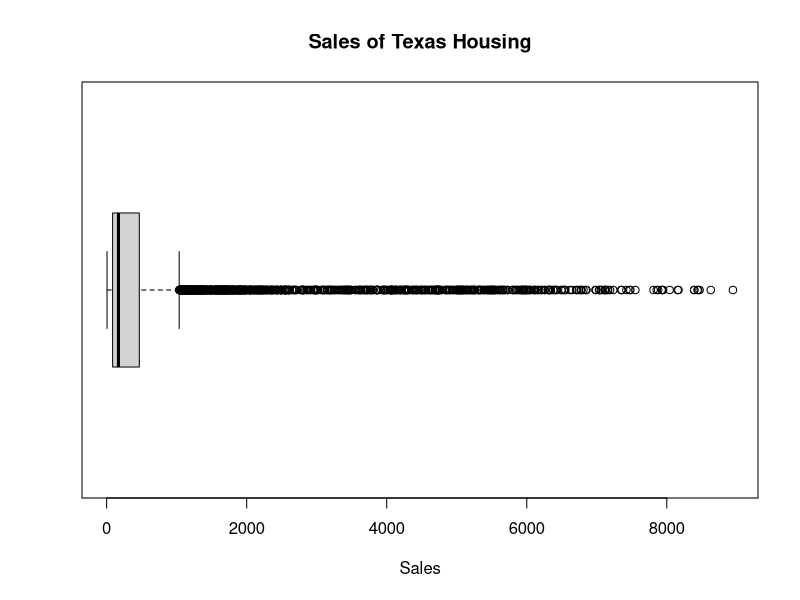
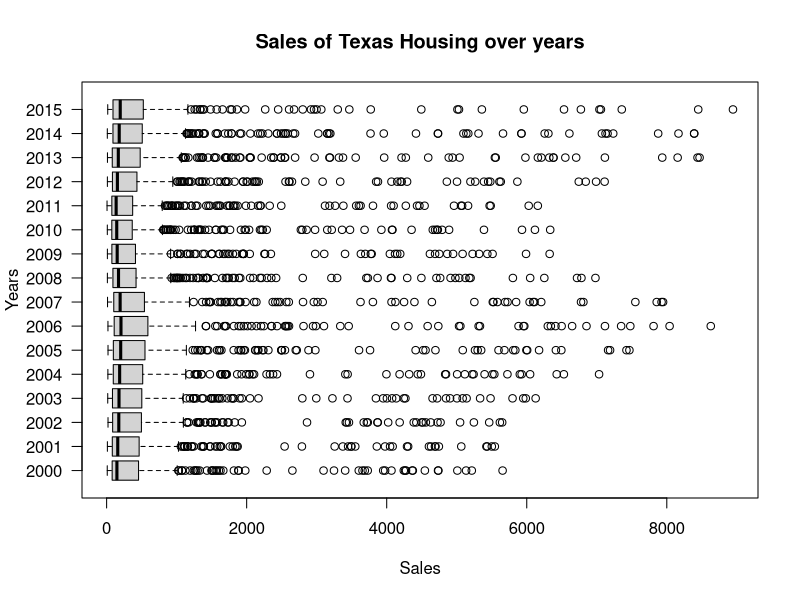
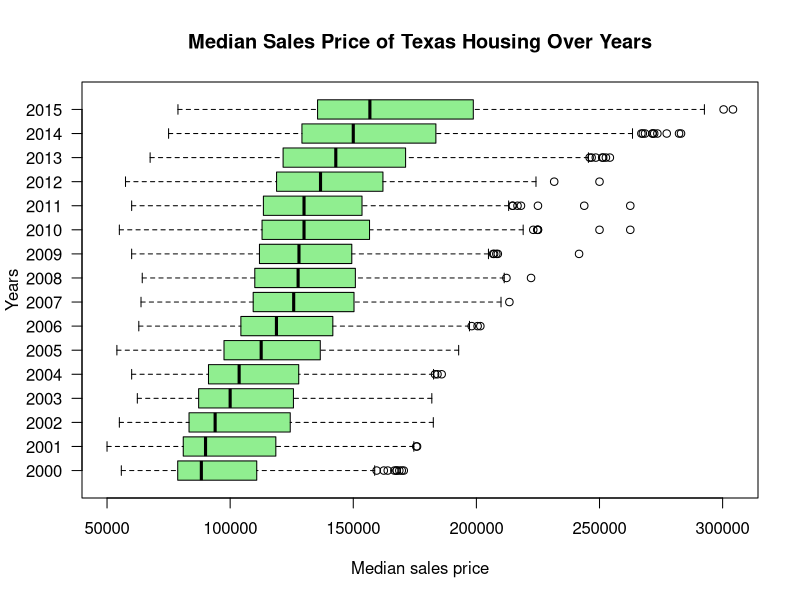
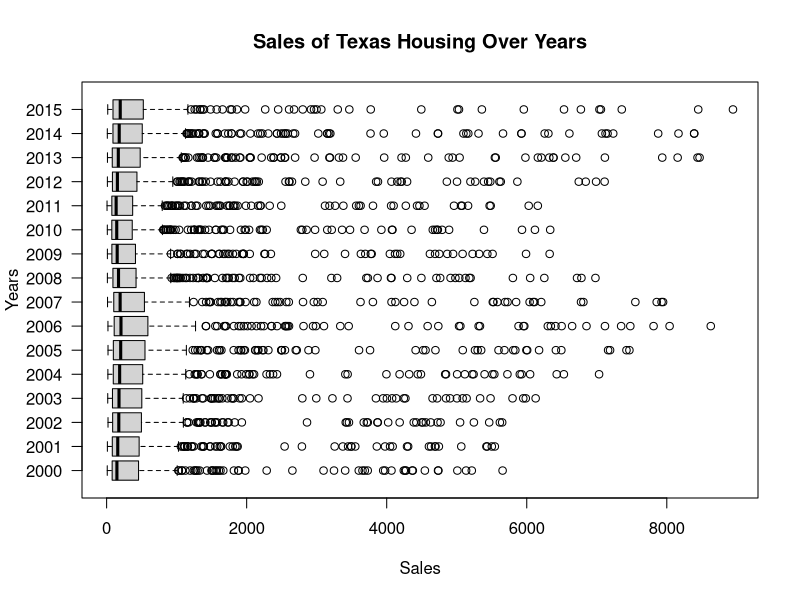
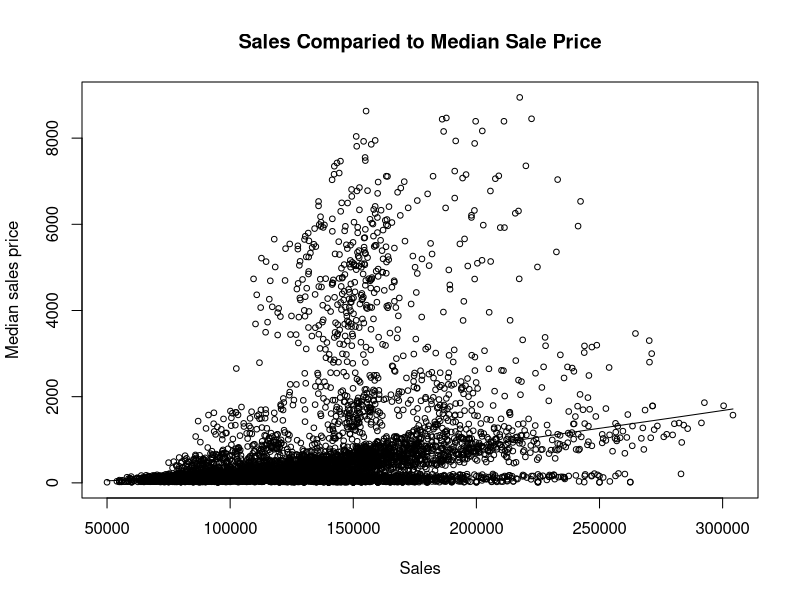

Source code (R) for these figures, in order:
## ---- chunk 1
# Set CRAN mirror
options(repos = c(CRAN = "https://cran.rstudio.com"))

# Install and load necessary packages
install.packages("ggplot2")
library(ggplot2)

# Load dataset
data("txhousing", package = "ggplot2")
## ---- chunk 2
txhousing_class <- class(txhousing)
## ---- chunk 3
colnames(txhousing)
## ---- chunk 4
txhousing_dimensions <- dim(txhousing)

class_and_dimensions <- c(txhousing_class, txhousing_dimensions)

class_and_dimensions

## ---- chunk 5
ls.str(txhousing)

## ---- chunk 6
median(txhousing$sales, na.rm = TRUE)

## ---- chunk 7
year_table <- table(txhousing$year)

year_table
## ---- chunk 8
city_table <- table(txhousing$city)

dim(city_table)

## ---- chunk 9
boxplot(txhousing$sales, horizontal = TRUE, 
        main = "Sales of Texas Housing", 
        xlab = "Sales")

## ---- chunk 10
boxplot(sales~year, 
        data = txhousing,
        horizontal = TRUE, 
        main = "Sales of Texas Housing over years", 
        xlab = "Sales",
        ylab = "Years",
        bty = "n",
        las = 1)

#lower sales in early 2000, sales between 0-2000 people was higher in 2008ish, fewer sales 2015.

## ---- chunk 11

boxplot(median~year, 
        data = txhousing,
        horizontal = TRUE, 
        main = "Median Sales Price of Texas Housing Over Years", 
        xlab = "Median sales price",
        ylab = "Years",
        bty = "n",
        las = 1,
        col = "lightgreen")


boxplot(sales~year, 
        data = txhousing,
        horizontal = TRUE, 
        main = "Sales of Texas Housing Over Years", 
        xlab = "Sales",
        ylab = "Years",
        bty = "n",
        las = 1)


# Potentially, given the 2008 financial crisis, as housing prices maintained and even increased 
# around 2008, it is possible that the crisis has affected peoples ability to buy houses
# or at the least, the sales of houses in Texas.
## ---- chunk 12
scatter.smooth(x = txhousing$median, 
               y = txhousing$sales, 
               main = "Sales Comparied to Median Sale Price", 
               xlab = "Sales",
               ylab = "Median sales price",
               cex = 0.75)

#Sales (independent = x) is the consequence of median sale price (dependent = y)


#The form is linear with clusters above correlated line
#The strength of sales or correlation seems tied to lower prices.
#The direction of the association has an upward trend but disperses after the 220000 mark.
## ---- chunk 13
# Number of missing rows.

sum(is.na(txhousing$median))
## ---- chunk 14
# Proportion of missing rows.

mean(is.na(txhousing$median))
## ---- chunk 15
# Indices of missing rows.

NA_median_index <- which(is.na(txhousing$median))

## ---- chunk 16
# Dataframe of rows with missing values (selected columns).

txhousing[NA_median_index, c("city", "year", "sales", "median")]
## ---- chunk 17
# Cleaned dataframe (txhousing_clean).

txhousing_clean <- txhousing[-NA_median_index, c("city", "year", "sales", "median", "month")]

## ---- chunk 18
# Linear model mod1.
# Linear model: median sales price vs. sales.
mod1 <- lm(median ~ sales, data = txhousing_clean)

# Summary of the Linear Model.
summary_mod1 <- summary(mod1)
summary_mod1

# Check if sales is statistically significant (p-value < 0.05)
is_significant <- summary_mod1$coefficients["sales", "Pr(>|t|)"] < 0.05
is_significant

# Correlation between Sales and Median.
correlation <- round(cor(txhousing_clean$sales, txhousing_clean$median, use = "complete.obs"), 2)
correlation


# This model adds on to mod1 by adding an additional predictor, month, to see if
# both sales and month together predict median.
# Multiple regression Model: median sales price vs. sales and month
mod2 <- lm(median ~ sales + month, data = txhousing_clean)

# Summary of the multiple regression model
summary_mod2 <- summary(mod2)
summary_mod2

# Checking if sales and month are statistically significant
sales_significant <- summary_mod2$coefficients["sales", "Pr(>|t|)"] < 0.05
month_significant <- summary_mod2$coefficients["month", "Pr(>|t|)"] < 0.05

# R² value for mod2 and its interpretation
r_squared_mod2 <- summary(mod2)$r.squared
r_squared_mod2
# Interpretation of above:
# R² indicates the proportion of variance in 'median' explained by 'sales' and 'month'.

